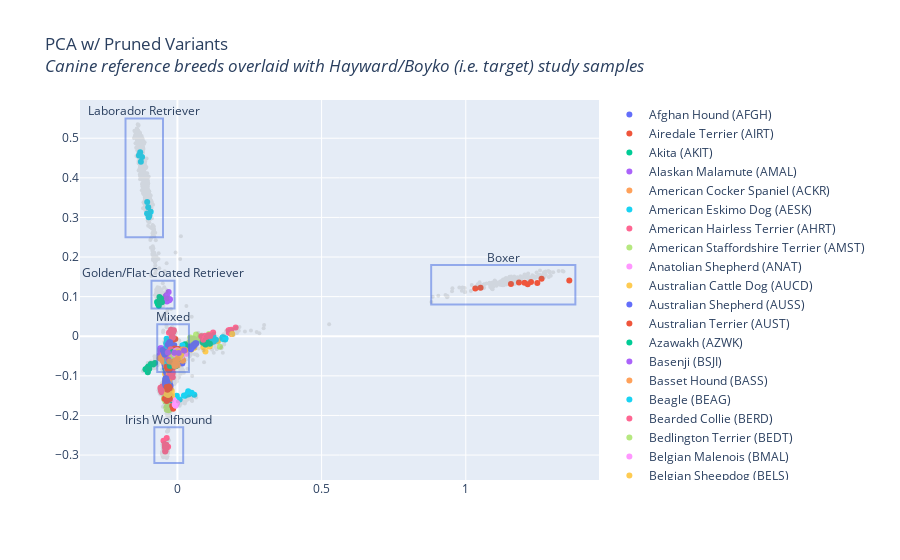

Here is the notebook cell this chart was saved with:
### Code cell
br_map = get_df_ref_br_abbr_map()
fig = get_pca_plot(
    df_pca_ref_pr_fam
    .assign(breed=lambda df: df['breed'].fillna('UNK').apply(lambda v: '{} ({})'.format(br_map[v], v) if v in br_map else v))
    .sort_values('source', ascending=False),
    title='PCA w/ Pruned Variants<br><i>Canine reference breeds overlaid with Hayward/Boyko (i.e. target) study samples</i>'
)
populations = {
    'IWOF': {'name': 'Irish Wolfhound', 'bbox': dict(x0=-.08, x1=.02, y0=-.32, y1=-.23)},
    'LAB': {'name': 'Laborador Retriever', 'bbox': dict(x0=-.18, x1=-.05, y0=.25, y1=.55)},
    'BOX': {'name': 'Boxer', 'bbox': dict(x0=.88, x1=1.38, y0=.08, y1=.18)},
    'GOLD': {'name': 'Golden/Flat-Coated Retriever', 'bbox': dict(x0=-.09, x1=-.01, y0=.07, y1=.14)},
    'MIXED': {'name': 'Mixed', 'bbox': dict(x0=-.07, x1=.04, y0=-.09, y1=.03)},
}
for k, v in populations.items():
    b = v['bbox']
    fig.add_shape(go.layout.Shape(
        type="rect",
        x0=b['x0'], y0=b['y0'], x1=b['x1'], y1=b['y1'],
        line=dict(color="RoyalBlue"),
        opacity=.5
    ))
    fig.add_annotation(go.layout.Annotation(
        x=b['x0'] + (b['x1'] - b['x0']) / 2, y=b['y1'] + .02, xref="x", yref="y",
        text=v['name'], showarrow=False
    ))
fig.show()
